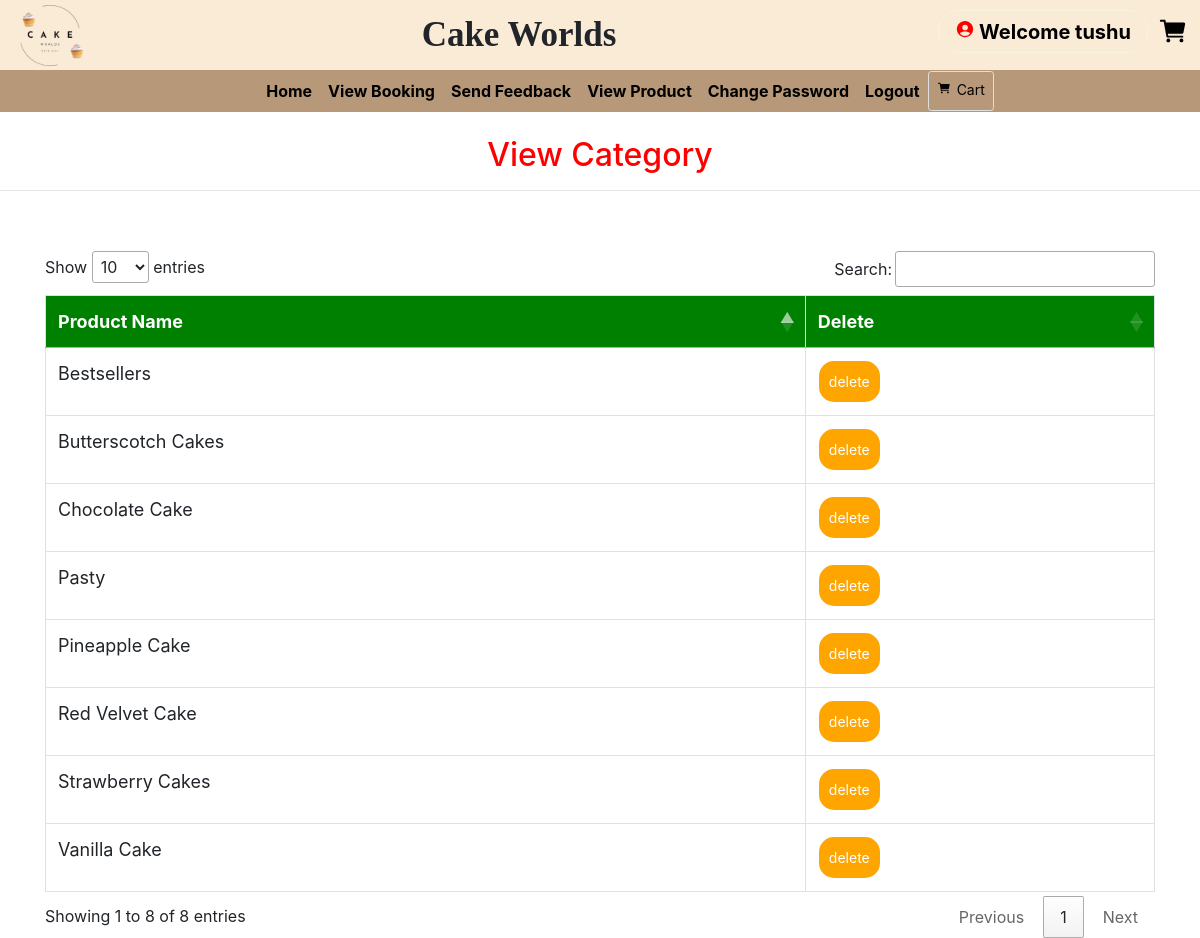
The page /view_categary/ (signed in) on the database its author committed.
### grocery/models.py (models this page shows, shortened)
class Category(models.Model):
    name = models.CharField(max_length=30, null=True)

### grocery/views.py (the view)
# urls.py: path('view_categary/', View_Categary, name='view_categary'),
def View_Categary(request):
    if not request.user.is_authenticated:
        return redirect('login_admin')
    pro = Category.objects.all()
    d = {'pro': pro}
    return render(request,'view_category.html', d)

### grocery/templates/view_category.html (shortened to what this page needs)
{% extends 'navigation.html' %}
{% block body %}
<center><h2 style="color:red;margin-top:2%">View Category</h2></center><hr>
<div class="container" style="margin-top:5%">
<table class="table table-bordered" id="myTable">
  <thead>
  <tr>
    <th>Product Name</th>
    <th>Delete</th>
  </tr>
  </thead>
   <tbody>
    {% for i in pro %}
  <tr>
    <td>{{i.name}}</td>
    <td><a href="{% url 'delete_category' i.id %}" onclick="return confirm('Are you sure?')"><button class="button button1">delete</button></a></td>
  </tr>
    {% endfor %}
    </tbody>
</table>
 </div>
{% endblock %}

### grocery/templates/navigation.html (shortened to what this page needs)
<!DOCTYPE html>
<html lang="en">
<head>
    {% load static %}
     <link rel="stylesheet" href="https://maxcdn.bootstrapcdn.com/bootstrap/4.0.0/css/bootstrap.min.css">
     <link rel = stylesheet href = "//cdn.datatables.net/1.10.19/css/jquery.dataTables.min.css">
     <link href='//netdna.bootstrapcdn.com/font-awesome/4.3.0/css/font-awesome.min.css' rel='stylesheet'/>
     <link rel='stylesheet' href='https://cdnjs.cloudflare.com/ajax/libs/twitter-bootstrap/4.1.3/css/bootstrap.min.css'>
<link rel='stylesheet' href='https://cdnjs.cloudflare.com/ajax/libs/ionicons/2.0.1/css/ionicons.min.css'>
<link rel="stylesheet" href="https://use.fontawesome.com/releases/v5.6.3/css/all.css">
<link rel="stylesheet" href="https://cdnjs.cloudflare.com/ajax/libs/font-awesome/4.7.0/css/font-awesome.min.css">
</head>
<body style="background-color:white">
  <div class="ImgConatin">
    <div class="logo"><img  src="{% static 'images/CakeLogo.png' %} " height="100px" /></div>
    <div class="font">Cake Worlds</div>
    <div class="innerIcon">
      <a href="{% url 'profile' %}"><h5 class="nav-link profile" style="color:rgb(0, 0, 0)"><ion-icon style="margin-right:4px;color:#FF0000" name="person-circle-sharp"></ion-icon>Welcome {{request.user.username}}</h5></a>
         <a href="" class=" cart">
          <ion-icon name="cart"></ion-icon>
        </a>
    </div>
  </div>
<nav class="navbar navbar-expand-sm">
  <a class="navbar-brand pl-5 " href="#" style="color:white ; font-weight : bold"></a>
<div class="collapse navbar-collapse" id="collapsibleNavbar">
  <ul class="navbar-nav pl-5 text-center">
    {% if request.user.username %}
    {% if not request.user.is_staff %}
    <li class="nav-item">
      <a class="nav-link" href="{% url 'home' %}" style="color:white">Home</a>
    </li>
    <li class="nav-item">
      <a class="nav-link" href="{% url 'view_booking' %}" style="color:white">View Booking</a>
    </li>
    <li class="nav-item">
      <a class="nav-link" href="{% url 'send_feedback' request.user.id %}" style="color:white">Send Feedback</a>
    </li>
    <li class="nav-item">
      <a class="nav-link" href="{% url 'view_product' 0 %}" style="color:white">View Product</a>
    </li>
    <li class="nav-item">
      <a class="nav-link" href="{% url 'change_password' %}" style="color:white">Change Password</a>
    </li>
    {% endif %}
    {% endif %}
    {% if request.user.is_authenticated %}
    <a class="nav-link" href="{% url 'logout' %}" style="color:white">Logout</a>
    {% endif %}
    {% if not request.user.is_staff %}
    {% if request.user.username %}
    <a href="{% url 'cart' %}" style="border: 0.5px solid rgb(224, 222, 222) " class="btn btn-default btn-sm text-dark text-capitalize ">
        <ion-icon style="color:rgb(6, 0, 0);margin-top:5px" name="cart"></ion-icon><span style="margin-left:6px;margin-top:6px;color:rgb(0, 0, 0)">Cart</span></a></center>
{% endif %}
    {% endif %}
    </ul>
</div>
</nav>
{% block body %}{% endblock %}
</body>
</html>

### grocery/templates/navigation.html (style rules this page uses)
* { box-sizing: border-box; }
#myTable { border-collapse: collapse; width: 100%; border: 1px solid #ddd; font-size: 18px; }
#myTable th { text-align: left; padding: 12px; background-color: green; color: white; }
#myTable td { text-align: left; padding: 12px; background-color: white; }
#myTable tr { border-bottom: 1px solid #ddd; }
.button { background-color: orange; border: none; color: white; padding: 10px; text-align: center; text-decoration: none; display: inline-block; font-size: 14px; margin: 1px 1px; cursor: pointer; }
.button1 { border-radius: 15px; }
.nav-link { font-weight:bold; }
.navbar-brand { text-shadow: 1px 1px lightblue; }
.ImgConatin { padding-right: 12px; background-color: antiquewhite; width: 100%; height: 70px; display: flex; justify-content:space-between; align-items: center; }
.innerIcon { position: relative; display: inline; font-size: 30px; display: flex; justify-content: space-evenly; gap: 10px; align-items: center; }
.font { display: inline; font-size: 35px; font-family: cursive; font-weight: bolder; }
h5 { display: inline; color: black; }
.cart { display: inline; font-size: 30px; color: black; }
nav { background-color: rgb(183, 152, 120); display: flex; justify-content: start; align-items: center; border-radius: 0px; height: 42px; }
#collapsibleNavbar { margin-left: -60px; border-radius: 10px; display: flex; justify-content: space-evenly; align-items: center; }
#collapsibleNavbar .nav-link { color: black !important; }
.profile { border: 1px solid beige; border-radius: 20px; }

### rows shown on the page
Category: name "Chocolate Cake"
Category: name "Red Velvet Cake"
Category: name "Vanilla Cake"
Category: name "Pineapple Cake"
Category: name "Butterscotch Cakes"
Category: name "Strawberry Cakes"
Category: name "Pasty"
Category: name "Bestsellers"

### other values the page prints
{{ request.user.username }} "tushu"
